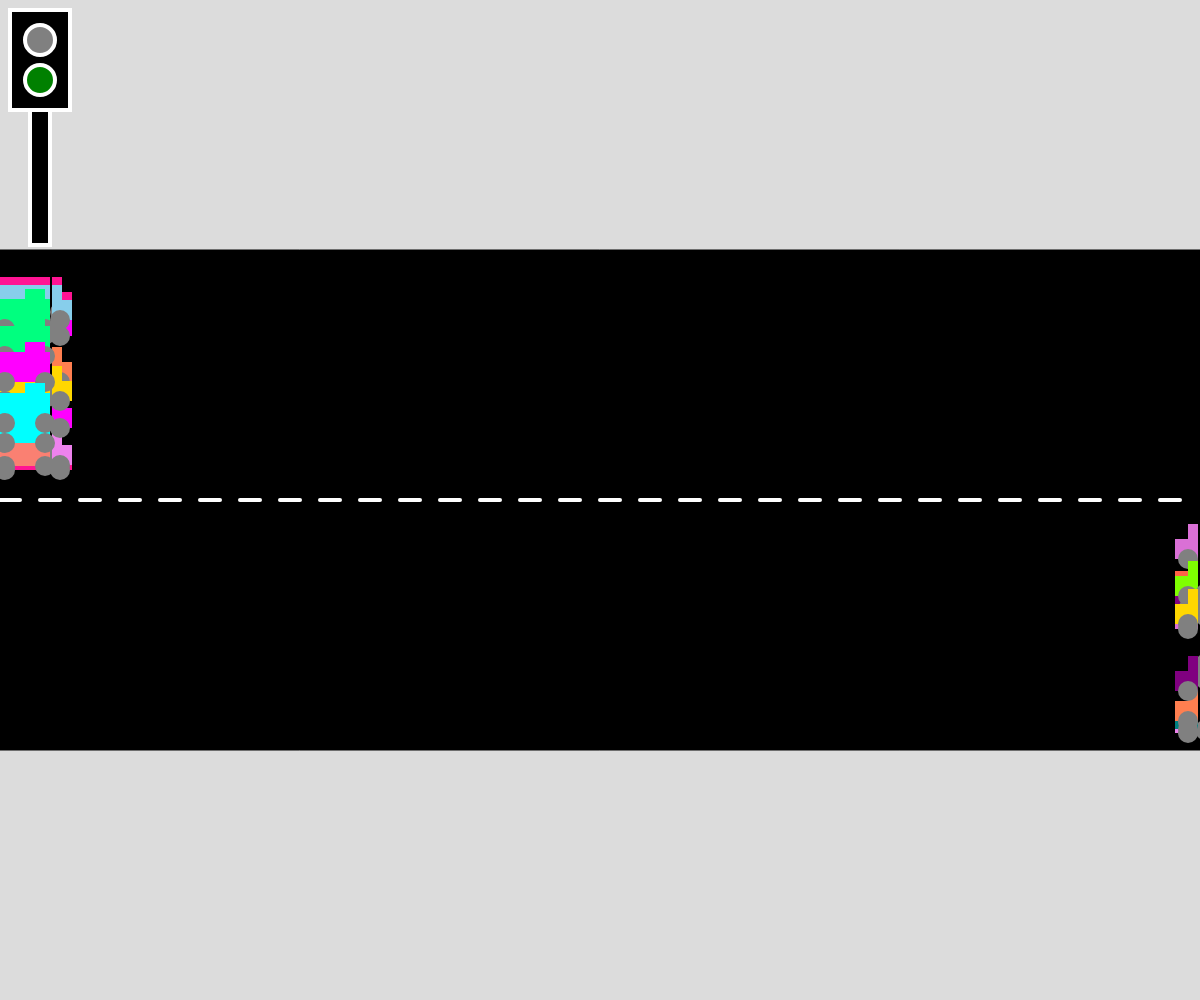
Frame 1 (no input)
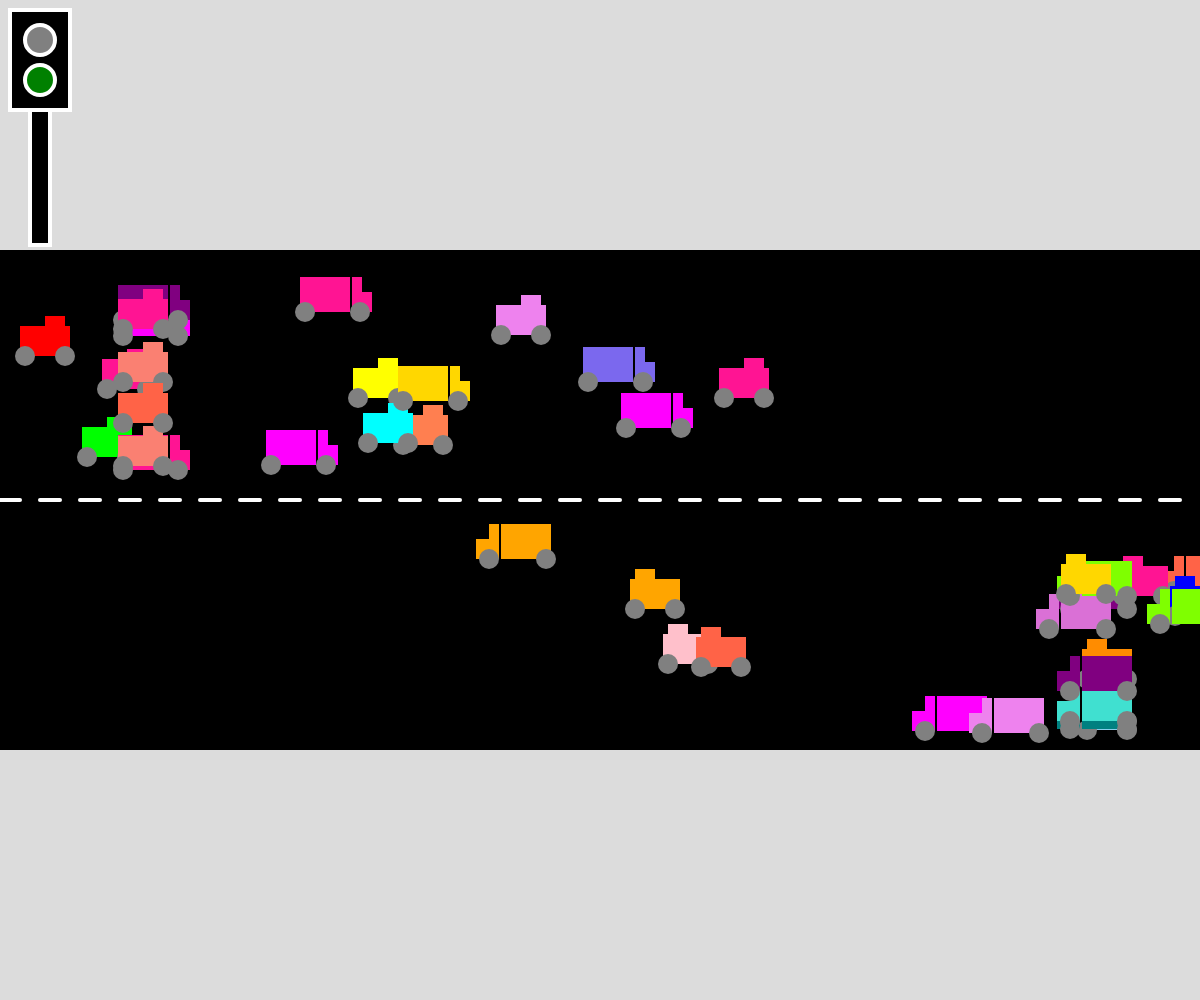
Frame 60 (no input)
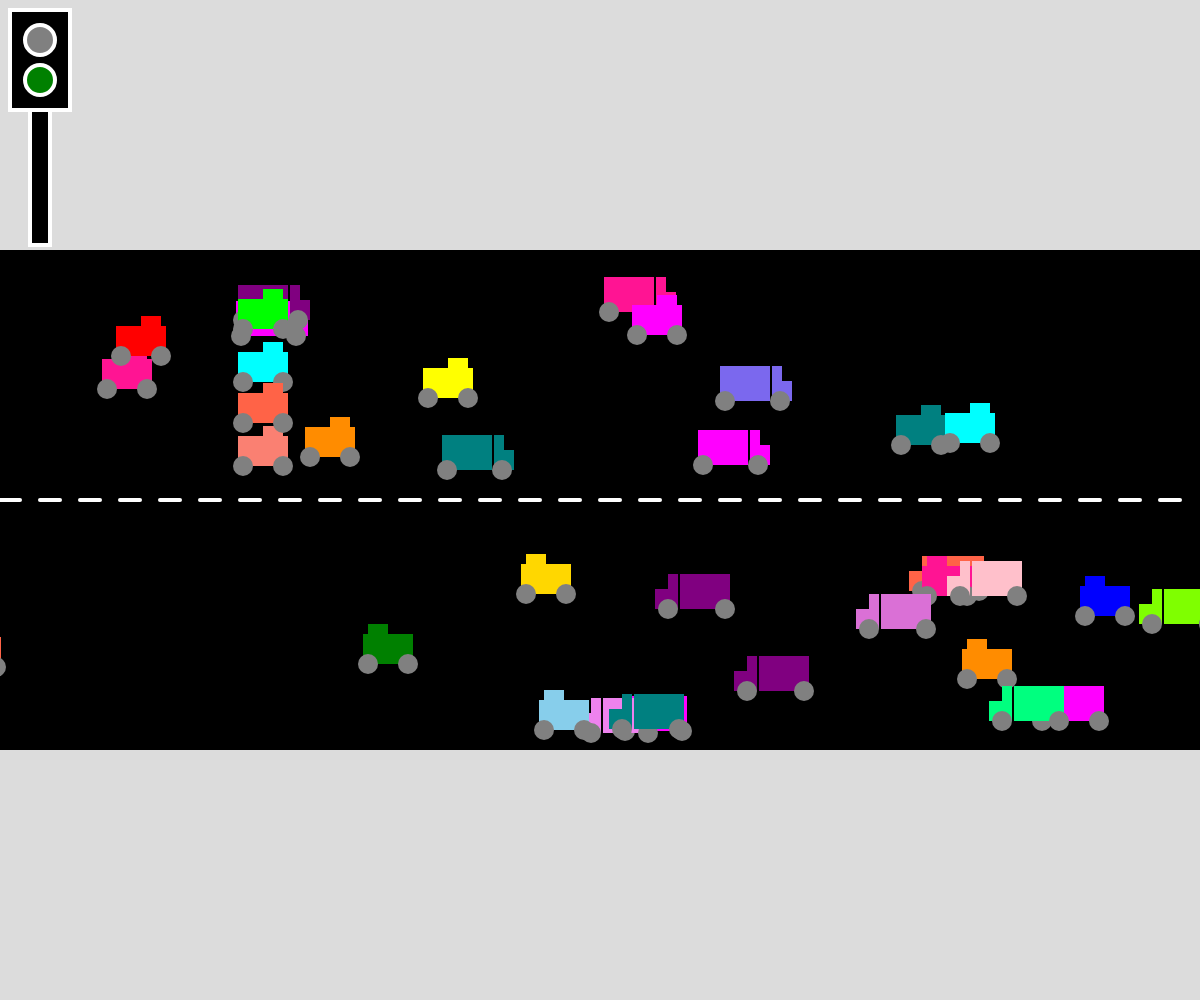
Frame 120 (the mouse pressed at the canvas centre since frame 60)

The p5.js sketch that drew these frames (run headless with seeded random() and noise() and a simulated clock; from frame 60 on, the mouse is pressed at the canvas centre):

// p5.js sketch
// ── sketch.js


let firstCar,secondCar,thirdCar,forthCar;
const car = 0;
const truck = 1;
const left = 0;
const right = 1;
let eastbound = [];
let westbound = [];
const colorList = [
  "red",
  "blue",
  "green",
  "yellow",
  "orange",
  "purple",
  "pink",
  "cyan",
  "magenta",
  "lime",
  "teal",
  "coral",
  "gold",
  "orchid",
  "turquoise",
  "violet",
  "salmon",
  "skyblue",
  "springgreen",
  "chartreuse",
  "tomato",
  "fuchsia",
  "mediumslateblue",
  "darkorange",
  "deeppink"
];
function getRandomInt(min, max) {
  min = Math.ceil(min);
  max = Math.floor(max);
  return Math.floor(Math.random() * (max - min + 1)) + min;
}
let redLight = false;
let redLightCounter = 0;


function setup() {
  createCanvas(windowWidth, windowHeight);
  //test codes, if wanna test delete "// "
  // firstCar = new Vehicle(car,"red",20,height/4 + height/8,right,2)
  // secondCar = new Vehicle(car,"red",150,height/2 + height/8,left,2)
  // thirdCar = new Vehicle(truck,"yellow",320,height/2 + height/8,left,2)
  for (let i = 0; i < 20; i++) {
    eastbound.push(new Vehicle(Math.round(Math.random()),colorList[Math.floor(Math.random()*colorList.length)],0,getRandomInt(height/4 + 20, height/2 - 50),1,2));
  }
  for (let i = 0; i < 20; i++) {
    westbound.push(new Vehicle(Math.round(Math.random()),colorList[Math.floor(Math.random()*colorList.length)],width,getRandomInt(height/2 + 20, height - height/4 - 50),0,2));
  }
}










function draw() {
  background(220);
  drawRoad();
  trafficLights(redLight);
  
  //test codes if wanna test delete "// ""
  // firstCar.action();
  // secondCar.action();
  // thirdCar.action();
  for (let car of eastbound){
    car.action();
  }
  for (let car of westbound){
    car.action();
  }
}




function drawRoad() {
  fill(0);
  rect(0, height / 4, width, height / 2);
 
  stroke(255);
  strokeWeight(4);
 
  for (let i = 0; i < width; i += 40) {
    line(i, height / 2, i + 20, height / 2);
  }
}




class Vehicle {




  constructor(type,color,xPosition,yPosition,direction,xSpeed){
    this.type = type;
    this.color = color;
    this.x = xPosition;
    this.y = yPosition;
    this.direction = direction;
    this.speed = xSpeed;
  }




  display(){
    noStroke();
    fill(this.color);
    if(this.type === 0){
      if(this.direction === 1){
        rect(this.x,this.y,50,30);
        rect(this.x + 25,this.y-10,20,10);
        fill("gray");
        circle(this.x+5,this.y +30,20);
        circle(this.x + 45,this.y +30,20);
      }
      else if(this.direction === 0){
        rect(this.x,this.y,50,30);
        rect(this.x + 5,this.y-10,20,10);
        fill("gray");
        circle(this.x+5,this.y +30,20);
        circle(this.x + 45,this.y +30,20);
      }
     
    }
    else {
      if(this.direction === 1){
        rect(this.x,this.y,50,35);
        rect(this.x+52,this.y,10,35);
        rect(this.x+52,this.y+15,20,20);
        fill("gray");
        circle(this.x+5,this.y +35,20);
        circle(this.x + 60,this.y +35,20);
      }
      else if(this.direction === 0){
        rect(this.x,this.y,50,35);
        rect(this.x - 12,this.y,10,35);
        rect(this.x - 25,this.y+15,20,20);
        fill("gray");
        circle(this.x-12,this.y +35,20);
        circle(this.x + 45,this.y +35,20);
      }
    }
  }


  move(){
    if(this.direction === 1){
      this.x += this.speed;
    }
    else if(this.direction === 0){
      this.x -= this.speed;
    }
  }


  speedUp(){


    let randomAddSpeed = Math.floor(Math.random()*10)+1;
    if(this.speed + randomAddSpeed > 15){
      this.speed = 15;
    }
    else {
      this.speed += randomAddSpeed;
    }


  }


  speedDown(){


    let randomMinusSpeed = Math.floor(Math.random()*10)+1;
    if(this.speed - randomMinusSpeed > 0){
      this.speed -= randomMinusSpeed;
    }
    else {
      this.speed = 0;
    }


  }


  changeColor(){
    let randomColor = Math.floor(Math.random()*colorList.length);
    this.color = colorList[randomColor];


  }


  action(){


    this.display();
    this.move();
    let randomAction =  Math.floor(Math.random()*100)+1
    if(randomAction === 1){
      this.speedUp();
    }
    if(randomAction === 2){
      this.speedDown();
    }
    if(randomAction === 3){
      this.changeColor();
    }




  }




}


function keyPressed() {
  if (keyCode === LEFT_ARROW && keyIsDown(SHIFT)) {
    westbound.push(new Vehicle(Math.round(Math.random()),colorList[Math.floor(Math.random()*colorList.length)],width,getRandomInt(height/2 + 20, height - height/4 - 50),0,2));
  }
  else if (keyCode === LEFT_ARROW) {
    eastbound.push(new Vehicle(Math.round(Math.random()),colorList[Math.floor(Math.random()*colorList.length)],0,getRandomInt(height/4 + 20, height/2 - 50),1,2));
  }
}

function keyReleased() {
  if(key === ' ') {
    redLight = true;
    redLightCounter = 120;
  }
}

function trafficLights(someBoolean){
  fill("black");
  rect(30,80,20,165);
  fill("black");
  rect(10,10,60,100);
  if(someBoolean === true){
    fill("gray");
    circle(40,80,30);
    fill("red");
    circle(40,40,30);
    console.log("the light is red now");
  }
  if(someBoolean === false){
    fill("green");
    circle(40,80,30);
    fill("gray");
    circle(40,40,30);
  }
  if (redLightCounter < 0) {
    redLightCounter--;
    console.log(redLightCounter);
    if (redLightCounter <= 0) {
      redLight = false;
    }
  }
  
}
